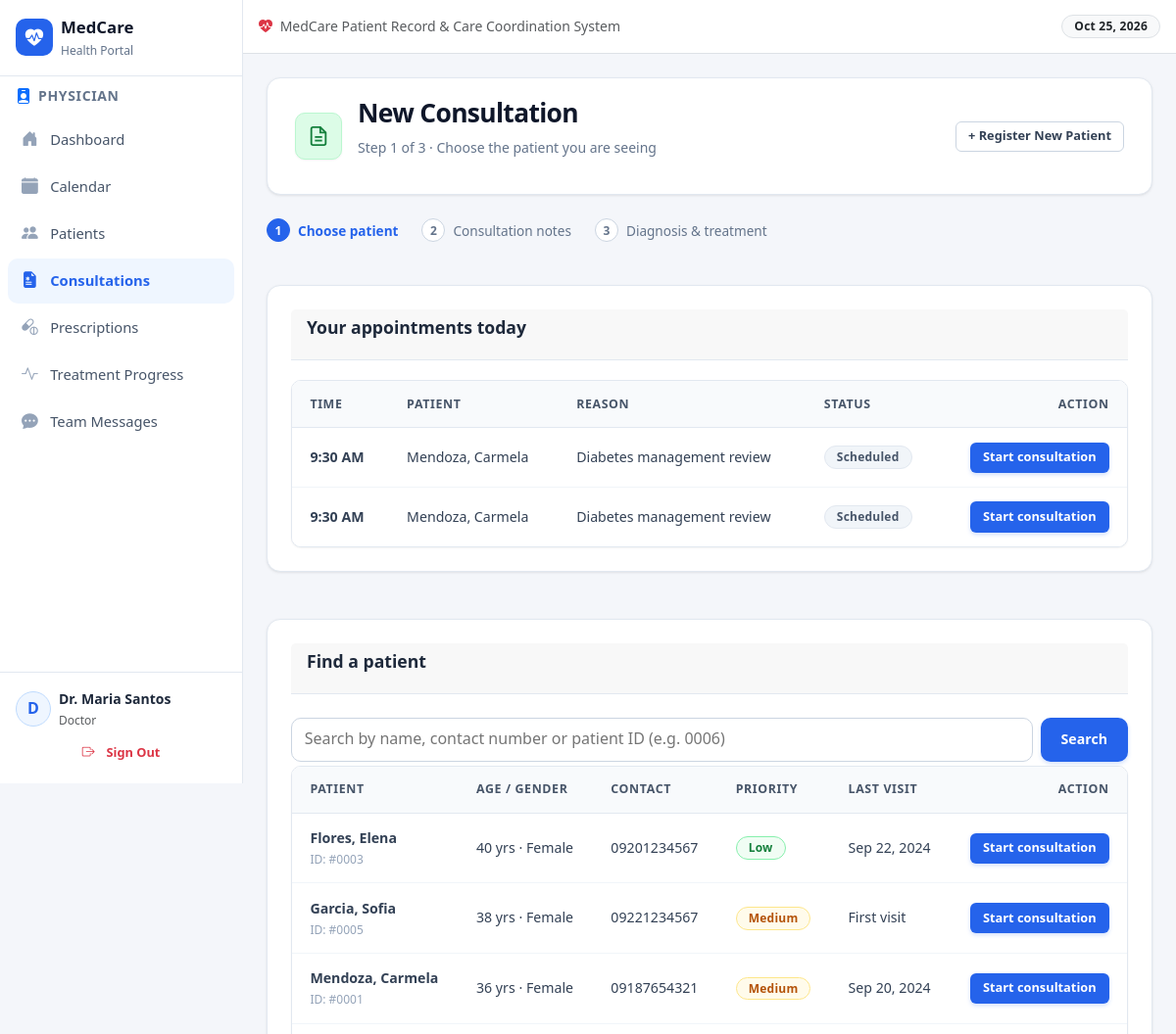
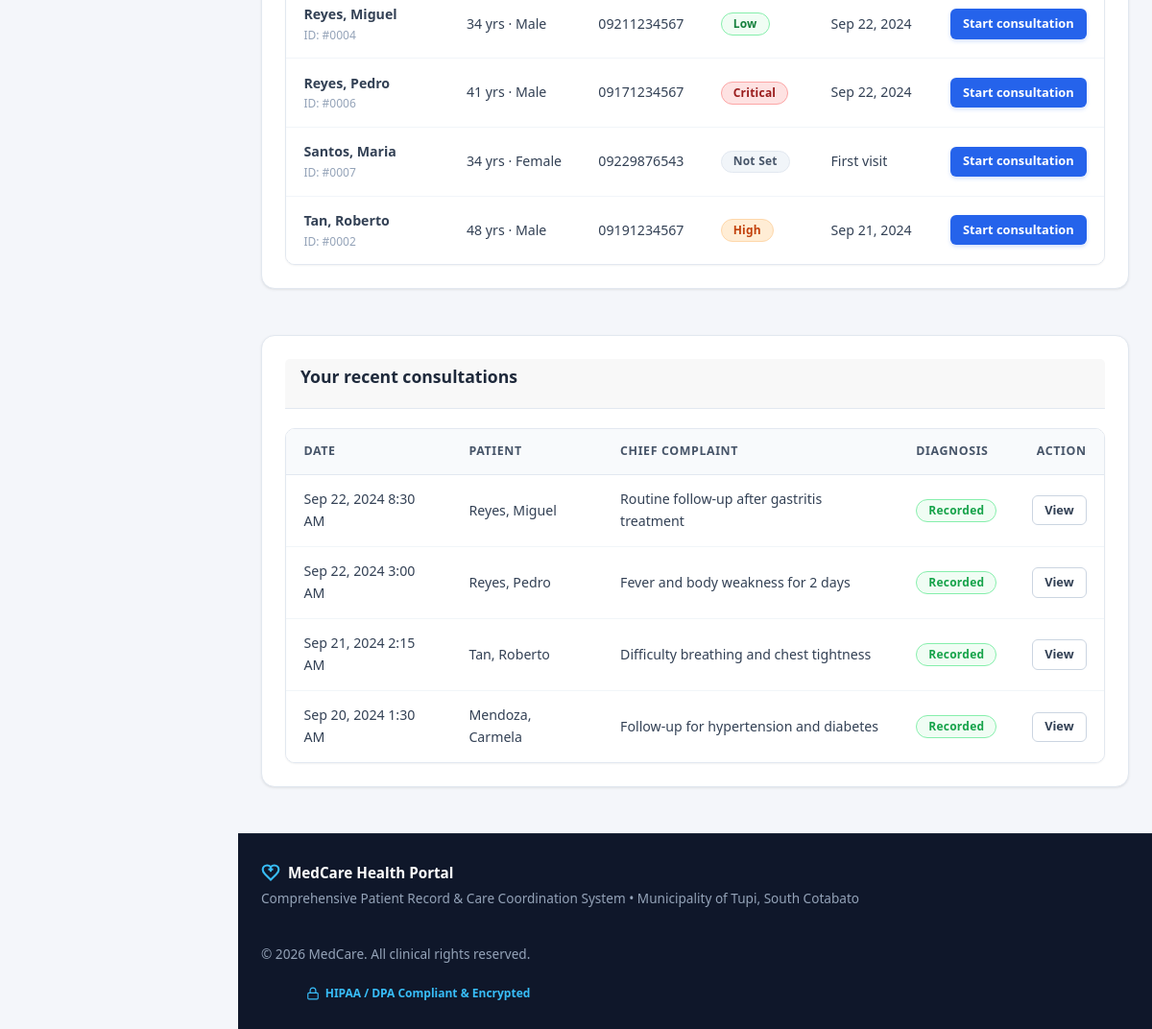
Screenshot of /pages/doctor/new_consultation.php (signed in) with the database file from the repository (2 pictures, top to bottom).
### tables this page shows
CREATE TABLE IF NOT EXISTS `patients` (
  `patient_id` int NOT NULL AUTO_INCREMENT,
  `user_id` int DEFAULT NULL,
  `first_name` varchar(50) NOT NULL,
  `last_name` varchar(50) NOT NULL,
  `date_of_birth` date DEFAULT NULL,
  `gender` enum('male','female','other') DEFAULT NULL,
  `contact_number` varchar(20) DEFAULT NULL,
  `address` text,
  `emergency_contact_name` varchar(100) DEFAULT NULL,
  `emergency_contact_number` varchar(20) DEFAULT NULL,
  `blood_type` varchar(5) DEFAULT NULL,
  `allergies` text,
  `created_at` timestamp NULL DEFAULT CURRENT_TIMESTAMP,
  `updated_at` timestamp NULL DEFAULT CURRENT_TIMESTAMP ON UPDATE CURRENT_TIMESTAMP,
  PRIMARY KEY (`patient_id`),
  UNIQUE KEY `user_id` (`user_id`),
  KEY `idx_name` (`last_name`,`first_name`)
);

CREATE TABLE IF NOT EXISTS `consultations` (
  `consultation_id` int NOT NULL AUTO_INCREMENT,
  `patient_id` int NOT NULL,
  `doctor_id` int NOT NULL,
  `consultation_date` timestamp NULL DEFAULT CURRENT_TIMESTAMP,
  `chief_complaint` text,
  `vital_signs` text,
  `notes` text,
  `created_at` timestamp NULL DEFAULT CURRENT_TIMESTAMP,
  `updated_at` timestamp NULL DEFAULT CURRENT_TIMESTAMP ON UPDATE CURRENT_TIMESTAMP,
  PRIMARY KEY (`consultation_id`),
  KEY `idx_patient` (`patient_id`),
  KEY `idx_doctor` (`doctor_id`),
  KEY `idx_date` (`consultation_date`)
);

### pages/doctor/new_consultation.php (the view, shortened to what this page needs)
<?php
$database = new Database();
$conn = $database->getConnection();
$doctor_id  = (int)$_SESSION['user_id'];
$patient_id = isset($_GET['patient_id']) ? (int)$_GET['patient_id'] : 0;
if (!$patient_id) {
    $search = trim($_GET['search'] ?? '');
    $stmt = $conn->prepare("
        SELECT a.appointment_time, a.appointment_type, a.reason, a.status,
               p.patient_id, p.first_name, p.last_name
        FROM appointments a
        JOIN patients p ON a.patient_id = p.patient_id
        WHERE a.doctor_id = ? AND a.appointment_date = CURDATE()
          AND a.status IN ('scheduled', 'confirmed', 'completed')
        ORDER BY a.appointment_time
    ");
    $stmt->execute([$doctor_id]);
    $todays_appointments = $stmt->fetchAll();
    $query = "
        SELECT p.patient_id, p.first_name, p.last_name, p.date_of_birth, p.gender, p.contact_number,
               pp.priority_level,
               (SELECT MAX(c.consultation_date) FROM consultations c WHERE c.patient_id = p.patient_id) AS last_visit
        FROM patients p
        LEFT JOIN patient_priority pp ON pp.priority_id = (
            SELECT pp2.priority_id FROM patient_priority pp2
            WHERE pp2.patient_id = p.patient_id
            ORDER BY pp2.assigned_at DESC, pp2.priority_id DESC LIMIT 1
        )
    ";
    $params = [];
    $query .= " ORDER BY p.last_name, p.first_name LIMIT 50";
    $stmt = $conn->prepare($query);
    $stmt->execute($params);
    $patients = $stmt->fetchAll();
    $stmt = $conn->prepare("
        SELECT c.consultation_id, c.consultation_date, c.chief_complaint, p.first_name, p.last_name,
               (SELECT COUNT(*) FROM diagnoses d WHERE d.consultation_id = c.consultation_id) AS diagnosis_count
        FROM consultations c
        JOIN patients p ON c.patient_id = p.patient_id
        WHERE c.doctor_id = ?
        ORDER BY c.consultation_date DESC
        LIMIT 5
    ");
    $stmt->execute([$doctor_id]);
    $recent = $stmt->fetchAll();
    require_once __DIR__ . '/../../includes/header.php';
    ?>
<div class="page-container">
    <div class="page-header">
        <div class="page-header-content">
            <div class="page-title-group">
                <div class="page-title-icon doctor">
                </div>
                <div>
                    <h1 class="page-title">New Consultation</h1>
                    <p class="page-subtitle">Step 1 of 3 · Choose the patient you are seeing</p>
                </div>
            </div>
            <div class="page-header-actions">
                <a href="<?php echo BASE_URL; ?>/pages/doctor/new_patient.php" class="btn btn-outline btn-sm">+ Register New Patient</a>
            </div>
        </div>
    </div>
    <ol class="consult-steps" aria-label="Consultation steps">
        <li class="is-current"><span>1</span> Choose patient</li>
        <li><span>2</span> Consultation notes</li>
        <li><span>3</span> Diagnosis &amp; treatment</li>
    </ol>
    <?php if ($todays_appointments): ?>
    <div class="card">
        <div class="card-header"><h3>Your appointments today</h3></div>
        <div class="card-body p-0">
            <div class="table-container">
                <table>
                    <thead><tr><th>Time</th><th>Patient</th><th>Reason</th><th>Status</th><th style="text-align:right;">Action</th></tr></thead>
                    <tbody>
                    <?php foreach ($todays_appointments as $a): ?>
                        <tr>
                            <td><strong><?php echo date('g:i A', strtotime($a['appointment_time'])); ?></strong></td>
                            <td><?php echo htmlspecialchars($a['last_name'] . ', ' . $a['first_name']); ?></td>
                            <td><?php echo htmlspecialchars($a['reason'] ?? ucfirst(str_replace('_', ' ', $a['appointment_type'] ?? ''))); ?></td>
                            <td><span class="badge badge-<?php echo $a['status'] === 'completed' ? 'success' : ($a['status'] === 'confirmed' ? 'info' : 'secondary'); ?>"><?php echo ucfirst($a['status']); ?></span></td>
                            <td style="text-align:right;">
                                <a class="btn btn-primary btn-sm" href="<?php echo BASE_URL; ?>/pages/doctor/new_consultation.php?patient_id=<?php echo (int)$a['patient_id']; ?>">Start consultation</a>
                            </td>
                        </tr>
                    <?php endforeach; ?>
                    </tbody>
                </table>
            </div>
        </div>
    </div>
    <?php endif; ?>
    <div class="card">
        <div class="card-header"><h3>Find a patient</h3></div>
        <div class="card-body">
            <form method="GET" action="" class="consult-search">
                <input type="search" name="search" value="<?php echo htmlspecialchars($search); ?>" placeholder="Search by name, contact number or patient ID (e.g. 0006)" aria-label="Search patients" autofocus>
                <button type="submit" class="btn btn-primary">Search</button>
            </form>
        </div>
        <div class="card-body p-0">
            <?php if (!$patients): ?>
                <div class="empty-state">
                    <p>No patient matched “<?php echo htmlspecialchars($search); ?>”.</p>
                    <a href="<?php echo BASE_URL; ?>/pages/doctor/new_patient.php" class="btn btn-outline btn-sm" style="margin-top:1rem;">Register a new patient</a>
                </div>
            <?php else: ?>
                <div class="table-container">
                    <table>
                        <thead><tr><th>Patient</th><th>Age / Gender</th><th>Contact</th><th>Priority</th><th>Last visit</th><th style="text-align:right;">Action</th></tr></thead>
                        <tbody>
                        <?php foreach ($patients as $p):
                            $age = $p['date_of_birth'] ? date_diff(date_create($p['date_of_birth']), date_create('today'))->y . ' yrs' : '—';
                        ?>
                            <tr>
                                <td>
                                    <strong><?php echo htmlspecialchars($p['last_name'] . ', ' . $p['first_name']); ?></strong>
                                    <div style="font-size:0.75rem; color:var(--slate-400);">ID: #<?php echo str_pad($p['patient_id'], 4, '0', STR_PAD_LEFT); ?></div>
                                </td>
                                <td><?php echo $age; ?><?php echo $p['gender'] ? ' · ' . ucfirst($p['gender']) : ''; ?></td>
                                <td><?php echo htmlspecialchars($p['contact_number'] ?? '—'); ?></td>
                                <td>
                                    <?php if ($p['priority_level']): ?>
                                        <span class="badge priority-<?php echo $p['priority_level']; ?>"><?php echo ucfirst($p['priority_level']); ?></span>
                                    <?php else: ?>
                                        <span class="badge badge-secondary">Not set</span>
                                    <?php endif; ?>
                                </td>
                                <td><?php echo $p['last_visit'] ? date('M d, Y', strtotime($p['last_visit'])) : 'First visit'; ?></td>
                                <td style="text-align:right;">
                                    <a class="btn btn-primary btn-sm" href="<?php echo BASE_URL; ?>/pages/doctor/new_consultation.php?patient_id=<?php echo (int)$p['patient_id']; ?>">Start consultation</a>
                                </td>
                            </tr>
                        <?php endforeach; ?>
                        </tbody>
                    </table>
                </div>
            <?php endif; ?>
        </div>
    </div>
    <?php if ($recent): ?>
    <div class="card">
        <div class="card-header"><h3>Your recent consultations</h3></div>
        <div class="card-body p-0">
            <div class="table-container">
                <table>
                    <thead><tr><th>Date</th><th>Patient</th><th>Chief complaint</th><th>Diagnosis</th><th style="text-align:right;">Action</th></tr></thead>
                    <tbody>
                    <?php foreach ($recent as $c): ?>
                        <tr>
                            <td><?php echo date('M d, Y g:i A', strtotime($c['consultation_date'])); ?></td>
                            <td><?php echo htmlspecialchars($c['last_name'] . ', ' . $c['first_name']); ?></td>
                            <td><?php echo htmlspecialchars(mb_strimwidth(html_entity_decode($c['chief_complaint'] ?? '', ENT_QUOTES), 0, 60, '…')); ?></td>
                            <td>
                                <?php if ($c['diagnosis_count'] > 0): ?>
                                    <span class="badge badge-success">Recorded</span>
                                <?php else: ?>
                                    <span class="badge badge-warning">Not yet</span>
                                <?php endif; ?>
                            </td>
                            <td style="text-align:right;">
                                <?php if ($c['diagnosis_count'] > 0): ?>
                                    <a class="btn btn-outline btn-sm" href="<?php echo BASE_URL; ?>/pages/doctor/view_consultation.php?id=<?php echo (int)$c['consultation_id']; ?>">View</a>
                                <?php else: ?>
                                    <a class="btn btn-primary btn-sm" href="<?php echo BASE_URL; ?>/pages/doctor/consultation_diagnosis.php?consultation_id=<?php echo (int)$c['consultation_id']; ?>">Add diagnosis</a>
                                <?php endif; ?>
                            </td>
                        </tr>
                    <?php endforeach; ?>
                    </tbody>
                </table>
            </div>
        </div>
    </div>
    <?php endif; ?>
</div>
<?php
    require_once __DIR__ . '/../../includes/footer.php';
    exit();
}
require_once __DIR__ . '/../../includes/header.php';
?>
<?php require_once __DIR__ . '/../../includes/footer.php'; ?>

### rows the page displays
patients: last_name+first_name "Flores, Elena", patient_id "0003", date_of_birth "40 yrs", gender "Female", contact_number "09201234567", priority_level "Low", last_visit "Sep 22, 2024"
patients: last_name+first_name "Garcia, Sofia", patient_id "0005", date_of_birth "38 yrs", gender "Female", contact_number "09221234567", priority_level "Medium", shows "First visit"
patients: last_name+first_name "Mendoza, Carmela", patient_id "0001", date_of_birth "36 yrs", gender "Female", contact_number "09187654321", priority_level "Medium", last_visit "Sep 20, 2024"
patients: last_name+first_name "Reyes, Miguel", patient_id "0004", date_of_birth "34 yrs", gender "Male", contact_number "09211234567", priority_level "Low", last_visit "Sep 22, 2024"
patients: last_name+first_name "Reyes, Pedro", patient_id "0006", date_of_birth "41 yrs", gender "Male", contact_number "09171234567", priority_level "Critical", last_visit "Sep 22, 2024"
patients: last_name+first_name "Santos, Maria", patient_id "0007", date_of_birth "34 yrs", gender "Female", contact_number "09229876543", shows "Not Set", shows "First visit"
patients: last_name+first_name "Tan, Roberto", patient_id "0002", date_of_birth "48 yrs", gender "Male", contact_number "09191234567", priority_level "High", last_visit "Sep 21, 2024"
consultations: consultation_date "Sep 22, 2024 8:30 AM", patient.first_name "Reyes, Miguel", chief_complaint "Routine follow-up after gastritis treatment"
consultations: consultation_date "Sep 22, 2024 3:00 AM", patient.first_name "Reyes, Pedro", chief_complaint "Fever and body weakness for 2 days"
consultations: consultation_date "Sep 21, 2024 2:15 AM", patient.first_name "Tan, Roberto", chief_complaint "Difficulty breathing and chest tightness"
consultations: consultation_date "Sep 20, 2024 1:30 AM", patient.first_name "Mendoza, Carmela", chief_complaint "Follow-up for hypertension and diabetes"

### other values shown
$user_initials "D"
$user_name "Dr. Maria Santos"
$user_role "Doctor"
date('g:i A', strtotime($a['appointment_time'])) "9:30 AM"
$a['last_name'] . ', ' . $a['first_name'] "Mendoza, Carmela"
$a['reason'] "Diabetes management review"
$a['status'] "Scheduled"
